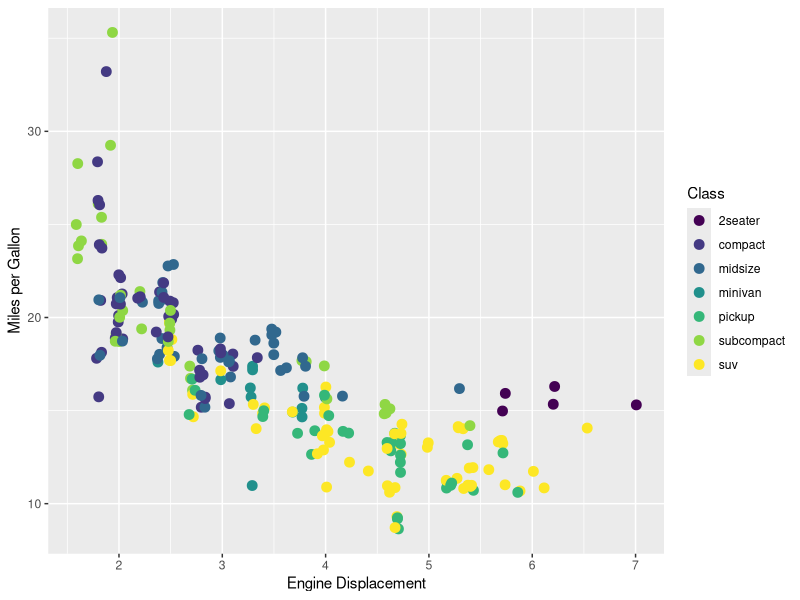
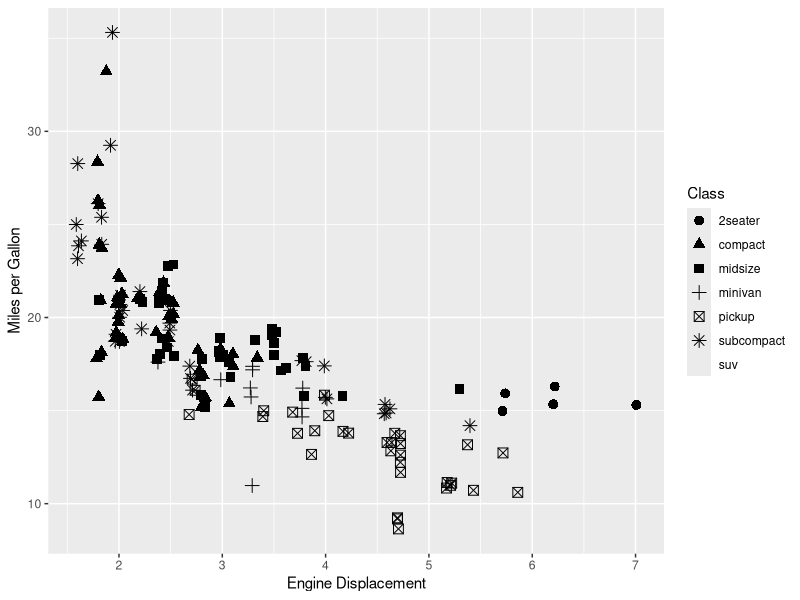
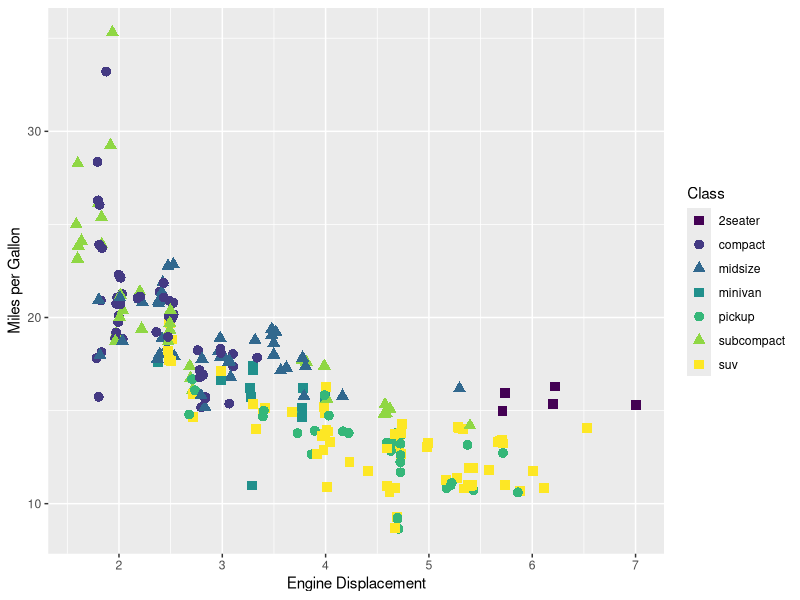
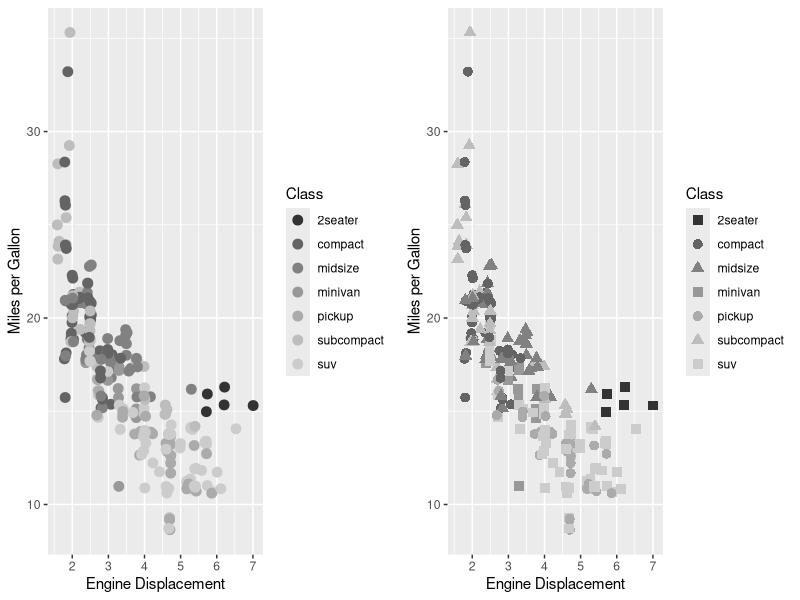
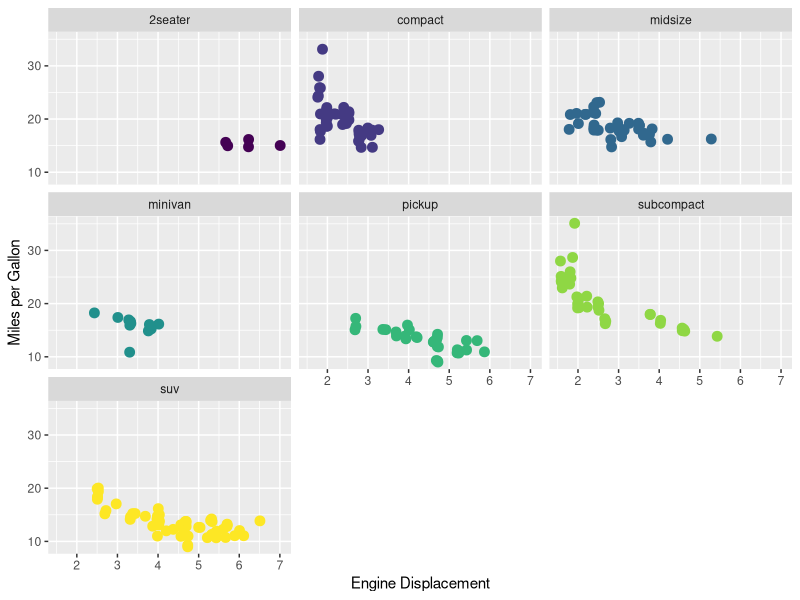

Recreate these plots in R, in order.
## ---- chunk 1
library(ggplot2)

p1 <- ggplot(mpg, aes(x = displ, y = cty)) +
    scale_color_viridis_d() +
    labs(color = "Class", shape = "Class", x = "Engine Displacement",
         y = "Miles per Gallon") +
    theme_gray()

jit <- position_jitter(seed = 123)

p1 + geom_jitter(aes(color = class), size = 3, position = jit)
## ---- chunk 2
p1 + geom_jitter(aes(shape = class), size = 3, position = jit)
## ---- chunk 3
p1 + geom_jitter(aes(shape = class, color = class), size = 3, position = jit) +
    scale_shape_manual(values = rep(15:17, len = 7))
## ---- chunk 4
library(cowplot)

p2 <- p1 + geom_jitter(aes(color = class), size = 3, position = jit) + 
        scale_color_grey()

p3 <- p1 + geom_jitter(aes(shape = class, color = class), size = 3, position = jit) +
    scale_shape_manual(values = rep(15:17, len = 7)) + 
    scale_color_grey()

plot_grid(p2, p3)
## ---- chunk 5
p1 + geom_jitter(aes(color = class), size = 3, show.legend = FALSE) + 
    facet_wrap(~ class)
